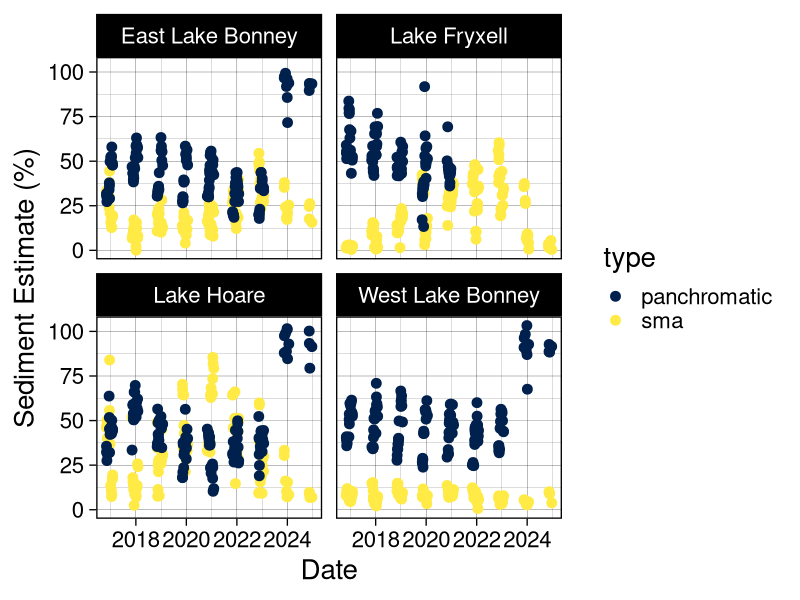
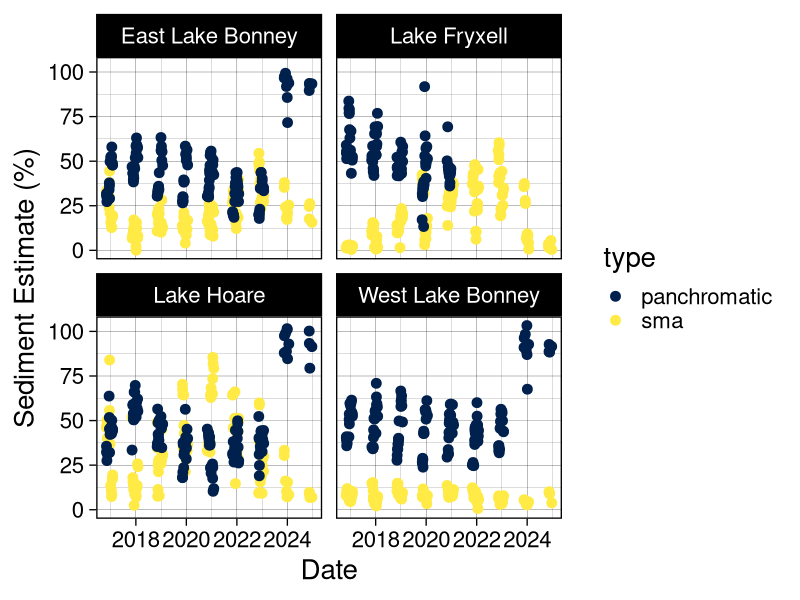

These figures' R source, in order: (Note: this script raises an error after producing the figures.)
##### comparing panchromatic data to sma data ####

library(tidyverse)
library(lubridate)
library(viridisLite)

# load data
sma = read_csv("data/sediment abundance data/LANDSAT_sediment_abundances_20250403.csv") |> 
  mutate(type = "sma") |> 
  select(date, lake, sediment_abundance, type)

pan = read_csv("data/sediment abundance data/LANDSAT_panchromatic.csv") |> 
  mutate(sediment_abundance = sediment_corrected) |> 
  mutate(type = "panchromatic") |> 
  select(date, lake, sediment_abundance, type)

total_data = rbind(sma, pan) |> 
  mutate(year = year(date))

ggplot(total_data, aes(date, sediment_abundance*100, color = type)) + 
  geom_point(size = 3) + 
  scale_colour_viridis_d(option = "E") + 
  facet_wrap(vars(lake)) +
  xlab("Date") + ylab("Sediment Estimate (%)") + 
  theme_linedraw(base_size = 20)

ggsave("plots/manuscript/chapter 1/pan_vs_sma.png", 
       dpi = 500, height = 8, width = 14)

# shows that the pan band really doesn't work. estaimtes up towards 0.75 sed at times (may not be the correc way to interpret)

# load ice thickness data 
lakeice = read_csv('data/lake ice/mcmlter-lake-ice_thickness-20250218_0_2025.csv') |> 
  mutate(date_time = mdy_hm(date_time), 
         year = year(date_time), 
         month = month(date_time)) |> 
  filter(date_time >= "2016-05-01") |> 
  #mutate(season = sapply(date_time, get_season)) |> 
  filter(str_detect(string = location, pattern = "incubation hole") | 
           str_detect(string = location, pattern = "sample hole")) |> 
  filter(grepl("^O", location)) |> 
  drop_na(z_water_m)

li_summary = lakeice |> 
  mutate(week = week(date)) |> 
  group_by(year, month, location_name) |> 
  summarize(mean_thickness = -1*mean(z_water_m, na.rm = T))

## sediment
sed_monthly <- total_data |> 
  mutate(week = week(date), 
         month = month(date)) |> 
  group_by(year, month, lake, type) |>
  summarize(mean_sed = mean(sediment_abundance, na.rm = T)) |> 
  filter(type == "panchromatic")

fulljoined = full_join(sed_monthly, li_summary) |> 
  drop_na() |> 
  mutate(month = as.character(month))

##### plot
ggplot(fulljoined, aes(mean_sed, mean_thickness)) + 
  geom_smooth(method = "lm", se = T) + 
  geom_point(size = 3) + 
  facet_wrap(vars(lake), scales = "free") + 
  ggtitle("October-February") + 
  xlab("Mean Sediment Abundance (%)") + ylab("Mean Ice Thickness (m)") + 
  theme_linedraw(base_size = 28) 

ggsave("plots/manuscript/chapter 1/panchromatic_vs_ice.png", 
       height = 8, width = 12, dpi = 500)
